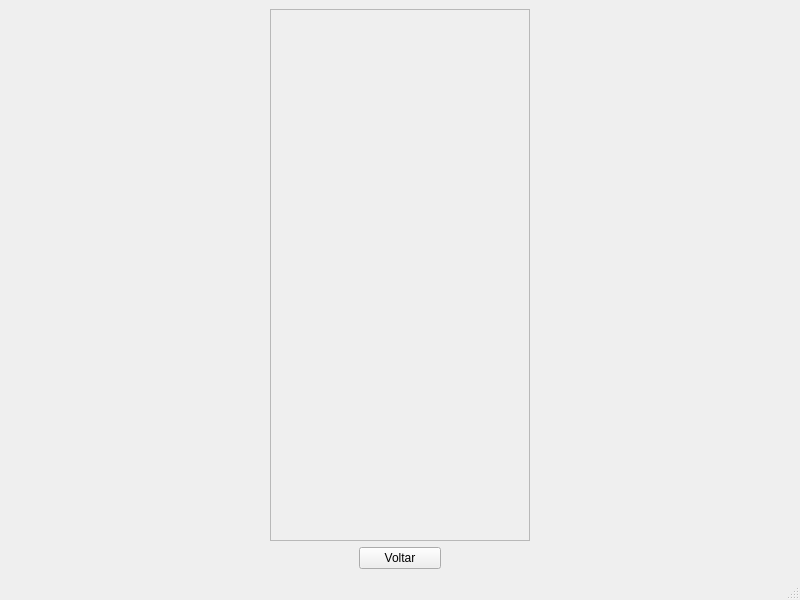
<?xml version="1.0" encoding="UTF-8"?>
<ui version="4.0">
 <class>MainWindow</class>
 <widget class="QMainWindow" name="MainWindow">
  <property name="geometry">
   <rect>
    <x>0</x>
    <y>0</y>
    <width>800</width>
    <height>600</height>
   </rect>
  </property>
  <property name="windowTitle">
   <string>MainWindow</string>
  </property>
  <widget class="QWidget" name="centralwidget">
   <layout class="QGridLayout" name="gridLayout">
    <item row="0" column="1">
     <widget class="QScrollArea" name="scrollArea">
      <property name="widgetResizable">
       <bool>true</bool>
      </property>
      <widget class="QWidget" name="scrollAreaWidgetContents">
       <property name="geometry">
        <rect>
         <x>0</x>
         <y>0</y>
         <width>252</width>
         <height>488</height>
        </rect>
       </property>
      </widget>
     </widget>
    </item>
    <item row="1" column="1">
     <layout class="QHBoxLayout" name="horizontalLayout">
      <item>
       <widget class="QLabel" name="label">
        <property name="text">
         <string/>
        </property>
       </widget>
      </item>
      <item>
       <widget class="QPushButton" name="btn_voltar">
        <property name="text">
         <string>Voltar</string>
        </property>
       </widget>
      </item>
      <item>
       <widget class="QLabel" name="label_2">
        <property name="text">
         <string/>
        </property>
       </widget>
      </item>
     </layout>
    </item>
    <item row="0" column="0">
     <spacer name="horizontalSpacer">
      <property name="orientation">
       <enum>Qt::Horizontal</enum>
      </property>
      <property name="sizeHint" stdset="0">
       <size>
        <width>40</width>
        <height>20</height>
       </size>
      </property>
     </spacer>
    </item>
    <item row="0" column="2">
     <spacer name="horizontalSpacer_2">
      <property name="orientation">
       <enum>Qt::Horizontal</enum>
      </property>
      <property name="sizeHint" stdset="0">
       <size>
        <width>40</width>
        <height>20</height>
       </size>
      </property>
     </spacer>
    </item>
   </layout>
  </widget>
  <widget class="QMenuBar" name="menubar">
   <property name="geometry">
    <rect>
     <x>0</x>
     <y>0</y>
     <width>800</width>
     <height>26</height>
    </rect>
   </property>
  </widget>
  <widget class="QStatusBar" name="statusbar"/>
 </widget>
 <resources/>
 <connections/>
</ui>
